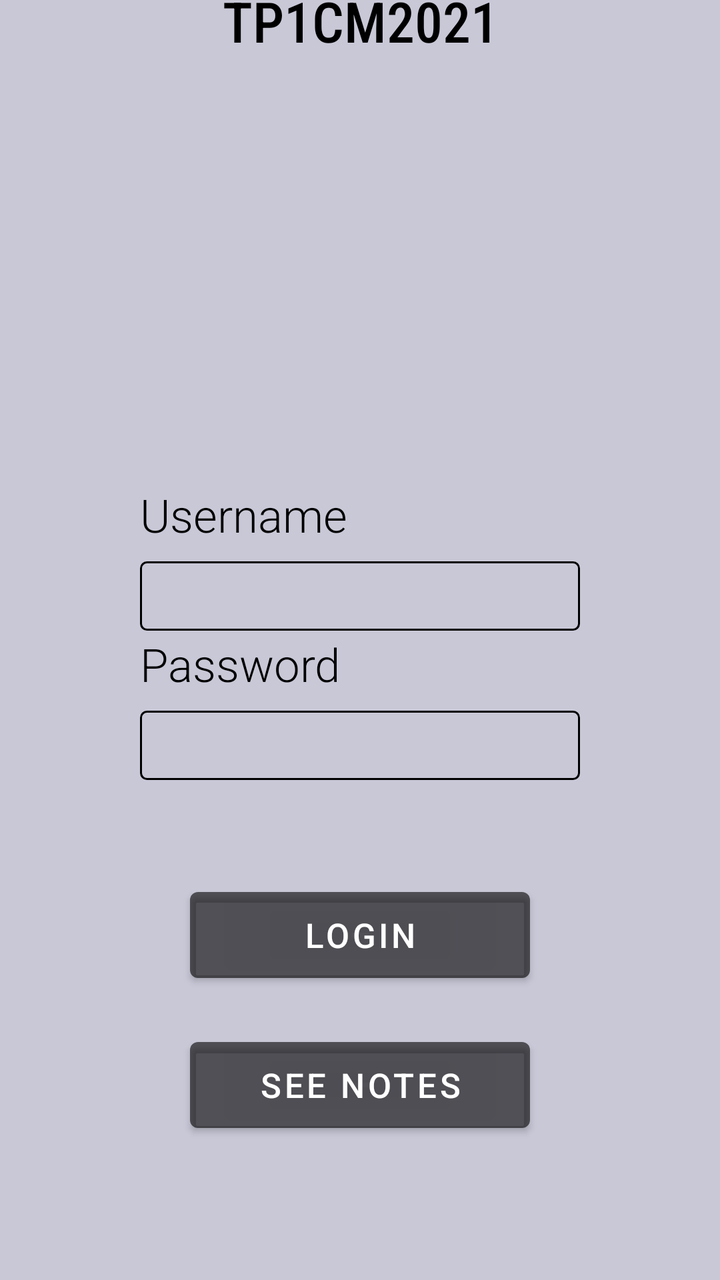
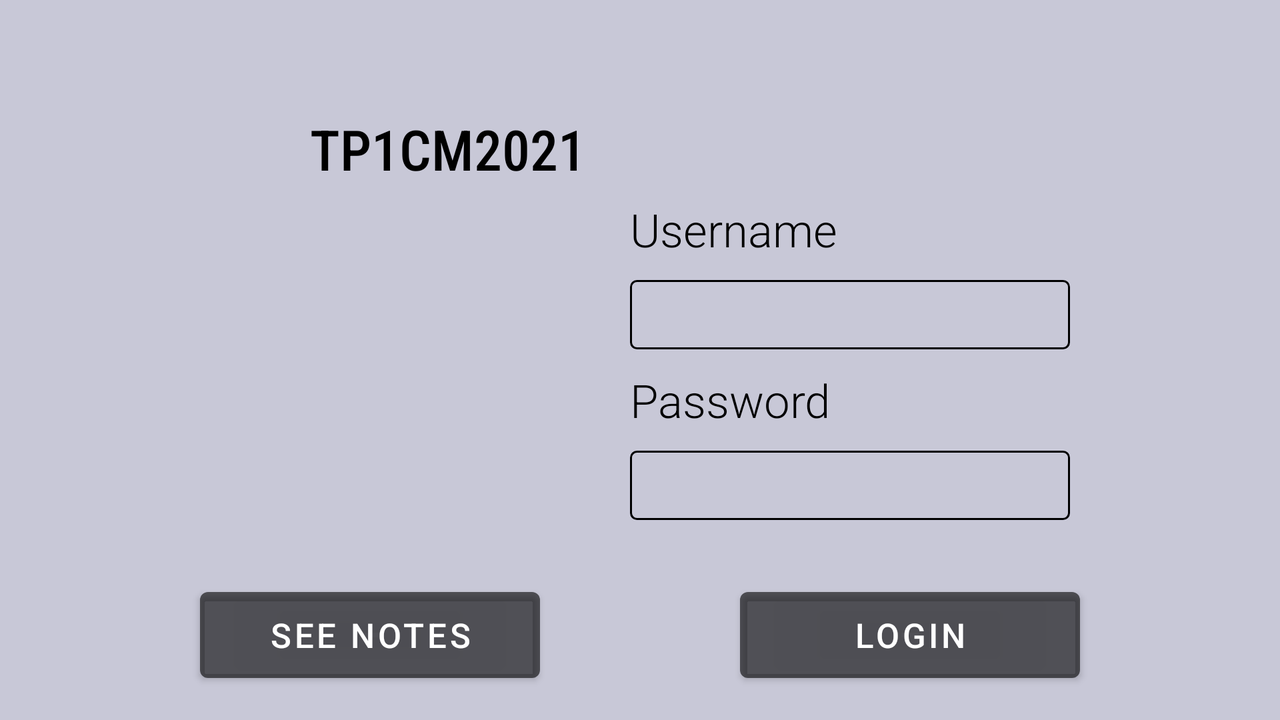

Two renders of one Android screen. The first uses the default layout on a phone; the second uses the alternative layout the repository ships for a different screen configuration, on a matching device. The two XML files are below.
<!-- AndroidManifest.xml: application theme Theme.TP1CM2021 -->
<!-- res/layout/activity_main.xml -->
<?xml version="1.0" encoding="utf-8"?>
<androidx.constraintlayout.widget.ConstraintLayout xmlns:android="http://schemas.android.com/apk/res/android"
    xmlns:app="http://schemas.android.com/apk/res-auto"
    xmlns:tools="http://schemas.android.com/tools"
    android:layout_width="match_parent"
    android:layout_height="match_parent"
    android:background="#C8C8D7"
    tools:context=".activities.MainActivity">

    <EditText
        android:id="@+id/editPassword"
        android:layout_width="220dp"
        android:layout_height="wrap_content"
        android:layout_marginBottom="50dp"
        android:background="@drawable/border"
        android:ems="10"
        android:fontFamily="sans-serif-light"
        android:inputType="textPassword"
        android:textColor="@color/black"
        android:textSize="17dp"
        app:layout_constraintBottom_toTopOf="@+id/loginBtn"
        app:layout_constraintEnd_toEndOf="parent"
        app:layout_constraintHorizontal_bias="0.5"
        app:layout_constraintStart_toStartOf="parent" />

    <EditText
        android:id="@+id/editUsername"
        android:layout_width="220dp"
        android:layout_height="wrap_content"
        android:layout_marginBottom="40dp"
        android:background="@drawable/border"
        android:ems="10"
        android:fontFamily="sans-serif-light"
        android:inputType="textPersonName"
        android:textColor="@color/black"
        android:textSize="17dp"
        app:layout_constraintBottom_toTopOf="@+id/editPassword"
        app:layout_constraintEnd_toEndOf="parent"
        app:layout_constraintHorizontal_bias="0.5"
        app:layout_constraintStart_toStartOf="parent" />

    <Button
        android:id="@+id/loginBtn"
        android:layout_width="@dimen/btnWidth"
        android:layout_height="@dimen/btnHeight"
        android:layout_marginBottom="20dp"
        android:onClick="login"
        android:text="@string/login"
        android:textSize="@dimen/loginBtnTextSize"
        app:backgroundTint="@color/material_on_background_emphasis_medium"
        app:layout_constraintBottom_toTopOf="@+id/notesBtn"
        app:layout_constraintEnd_toEndOf="parent"
        app:layout_constraintHorizontal_bias="0.5"
        app:layout_constraintStart_toStartOf="parent" />

    <Button
        android:id="@+id/notesBtn"
        android:layout_width="@dimen/btnWidth"
        android:layout_height="55dp"
        android:layout_marginBottom="70dp"
        android:onClick="moveToNotes"
        android:text="@string/seeNotes"
        android:textSize="@dimen/loginBtnTextSize"
        app:backgroundTint="@color/material_on_background_emphasis_medium"
        app:layout_constraintBottom_toBottomOf="parent"
        app:layout_constraintEnd_toEndOf="parent"
        app:layout_constraintHorizontal_bias="0.5"
        app:layout_constraintStart_toStartOf="parent" />

    <TextView
        android:id="@+id/textUsername"
        android:layout_width="wrap_content"
        android:layout_height="wrap_content"
        android:layout_marginBottom="8dp"
        android:fontFamily="sans-serif-light"
        android:text="@string/username"
        android:textColor="@color/black"
        android:textSize="@dimen/dialogTitle"
        app:layout_constraintBottom_toTopOf="@+id/editUsername"
        app:layout_constraintStart_toStartOf="@+id/editUsername"
        tools:text="@string/username" />

    <TextView
        android:id="@+id/textPassword"
        android:layout_width="wrap_content"
        android:layout_height="wrap_content"
        android:layout_marginBottom="8dp"
        android:fontFamily="sans-serif-light"
        android:text="@string/password"
        android:textColor="@color/black"
        android:textSize="@dimen/dialogTitle"
        app:layout_constraintBottom_toTopOf="@+id/editPassword"
        app:layout_constraintStart_toStartOf="@+id/editPassword"
        tools:text="@string/password" />

    <TextView
        android:id="@+id/appName"
        android:layout_width="wrap_content"
        android:layout_height="wrap_content"
        android:layout_marginBottom="35dp"
        android:fontFamily="sans-serif-condensed-medium"
        android:text="@string/app_name"
        android:textColor="@color/black"
        android:textSize="@dimen/titleSize"
        app:layout_constraintBottom_toTopOf="@+id/imageView"
        app:layout_constraintEnd_toEndOf="parent"
        app:layout_constraintHorizontal_bias="0.501"
        app:layout_constraintStart_toStartOf="parent"
        tools:text="@string/app_name" />

    <ImageView
        android:id="@+id/imageView"
        android:layout_width="153dp"
        android:layout_height="152dp"
        android:layout_marginBottom="65dp"
        app:layout_constraintBottom_toTopOf="@+id/editUsername"
        app:layout_constraintEnd_toEndOf="parent"
        app:layout_constraintHorizontal_bias="0.5"
        app:layout_constraintStart_toStartOf="parent"
        app:srcCompat="@drawable/logo" />
</androidx.constraintlayout.widget.ConstraintLayout>
<!-- resources referenced by this layout -->
<resources>
  <color name="black">#FF000000</color>
  <dimen name="btnHeight">55dp</dimen>
  <dimen name="btnWidth">170dp</dimen>
  <dimen name="dialogTitle">23dp</dimen>
  <dimen name="loginBtnTextSize">17dp</dimen>
  <dimen name="titleSize">28dp</dimen>
  <!-- drawable border (drawable) -->
  <?xml version="1.0" encoding="utf-8"?>
  <shape xmlns:android="http://schemas.android.com/apk/res/android"
      android:shape="rectangle" >
  
      <stroke
          android:width="1dp"
          android:color="@color/black" >
      </stroke>
  
      <corners
          android:radius="3dp">
      </corners>
  
      <padding
          android:bottom="6dp"
          android:top="6dp"
          android:left="6dp"
          android:right="6dp">
      </padding>
  </shape>
  <string name="app_name">TP1CM2021</string>
  <string name="login">Login</string>
  <string name="password">Password</string>
  <string name="seeNotes">See Notes</string>
  <string name="username">Username</string>
  <style name="Theme.TP1CM2021" parent="Theme.MaterialComponents.DayNight.DarkActionBar">
          
          <item name="colorPrimary">#FF333333</item>
          <item name="colorPrimaryVariant">#FF222222</item>
          <item name="colorOnPrimary">@color/white</item>
          
          <item name="colorSecondary">#FF111111</item>
          <item name="colorSecondaryVariant">@color/teal_700</item>
          <item name="colorOnSecondary">@color/black</item>
          
          <item name="android:statusBarColor" tools:targetApi="l">?attr/colorPrimaryVariant</item>
          
      </style>
  <color name="white">#FFFFFFFF</color>
  <color name="teal_700">#FF018786</color>
</resources>
<!-- res/layout-land/activity_main.xml (the repository's variant of the layout above) -->
<!-- drawn on the phone turned sideways -->
<?xml version="1.0" encoding="utf-8"?>
<androidx.constraintlayout.widget.ConstraintLayout xmlns:android="http://schemas.android.com/apk/res/android"
    xmlns:app="http://schemas.android.com/apk/res-auto"
    xmlns:tools="http://schemas.android.com/tools"
    android:layout_width="match_parent"
    android:layout_height="match_parent"
    android:background="#C8C8D7"
    tools:context=".activities.MainActivity">

    <EditText
        android:id="@+id/editUsername"
        android:layout_width="220dp"
        android:layout_height="wrap_content"
        android:layout_marginBottom="10dp"
        android:background="@drawable/border"
        android:ems="10"
        android:fontFamily="sans-serif-light"
        android:inputType="textPersonName"
        android:textColor="@color/black"
        android:textSize="17dp"
        app:layout_constraintBottom_toTopOf="@+id/textPassword"
        app:layout_constraintStart_toStartOf="@+id/textPassword" />

    <TextView
        android:id="@+id/textUsername"
        android:layout_width="wrap_content"
        android:layout_height="wrap_content"
        android:layout_marginBottom="10dp"
        android:fontFamily="sans-serif-light"
        android:text="@string/username"
        android:textColor="@color/black"
        android:textSize="@dimen/dialogTitle"
        app:layout_constraintBottom_toTopOf="@+id/editUsername"
        app:layout_constraintStart_toStartOf="@+id/editUsername"
        tools:text="@string/username" />

    <TextView
        android:id="@+id/textPassword"
        android:layout_width="wrap_content"
        android:layout_height="wrap_content"
        android:layout_marginBottom="10dp"
        android:fontFamily="sans-serif-light"
        android:text="@string/password"
        android:textColor="@color/black"
        android:textSize="@dimen/dialogTitle"
        app:layout_constraintBottom_toTopOf="@+id/editPassword"
        app:layout_constraintStart_toStartOf="@+id/editPassword"
        tools:text="@string/password" />

    <EditText
        android:id="@+id/editPassword"
        android:layout_width="220dp"
        android:layout_height="wrap_content"
        android:layout_marginEnd="105dp"
        android:layout_marginRight="105dp"
        android:layout_marginBottom="30dp"
        android:background="@drawable/border"
        android:ems="10"
        android:fontFamily="sans-serif-light"
        android:inputType="textPassword"
        android:textColor="@color/black"
        android:textSize="17dp"
        app:layout_constraintBottom_toTopOf="@+id/loginBtn"
        app:layout_constraintEnd_toEndOf="parent" />

    <Button
        android:id="@+id/notesBtn"
        android:layout_width="@dimen/btnWidth"
        android:layout_height="55dp"
        android:layout_marginBottom="15dp"
        android:onClick="moveToNotes"
        android:text="@string/seeNotes"
        android:textSize="@dimen/loginBtnTextSize"
        app:backgroundTint="@color/material_on_background_emphasis_medium"
        app:layout_constraintBottom_toBottomOf="parent"
        app:layout_constraintEnd_toStartOf="@+id/loginBtn"
        app:layout_constraintHorizontal_bias="0.5"
        app:layout_constraintStart_toStartOf="parent" />

    <Button
        android:id="@+id/loginBtn"
        android:layout_width="@dimen/btnWidth"
        android:layout_height="@dimen/btnHeight"
        android:layout_marginBottom="15dp"
        android:text="@string/login"
        android:textSize="@dimen/loginBtnTextSize"
        app:backgroundTint="@color/material_on_background_emphasis_medium"
        app:layout_constraintBottom_toBottomOf="parent"
        app:layout_constraintEnd_toEndOf="parent"
        app:layout_constraintHorizontal_bias="0.5"
        app:layout_constraintStart_toEndOf="@+id/notesBtn" />

    <ImageView
        android:id="@+id/imageView"
        android:layout_width="153dp"
        android:layout_height="152dp"
        android:layout_marginStart="140dp"
        android:layout_marginLeft="140dp"
        android:layout_marginBottom="30dp"
        app:layout_constraintBottom_toTopOf="@+id/notesBtn"
        app:layout_constraintStart_toStartOf="parent"
        app:srcCompat="@drawable/logo" />

    <TextView
        android:id="@+id/appName"
        android:layout_width="wrap_content"
        android:layout_height="wrap_content"
        android:layout_marginStart="155dp"
        android:layout_marginLeft="155dp"
        android:layout_marginBottom="15dp"
        android:fontFamily="sans-serif-condensed-medium"
        android:text="@string/app_name"
        android:textColor="@color/black"
        android:textSize="@dimen/titleSize"
        app:layout_constraintBottom_toTopOf="@+id/imageView"
        app:layout_constraintStart_toStartOf="parent"
        tools:text="@string/app_name" />
</androidx.constraintlayout.widget.ConstraintLayout>
